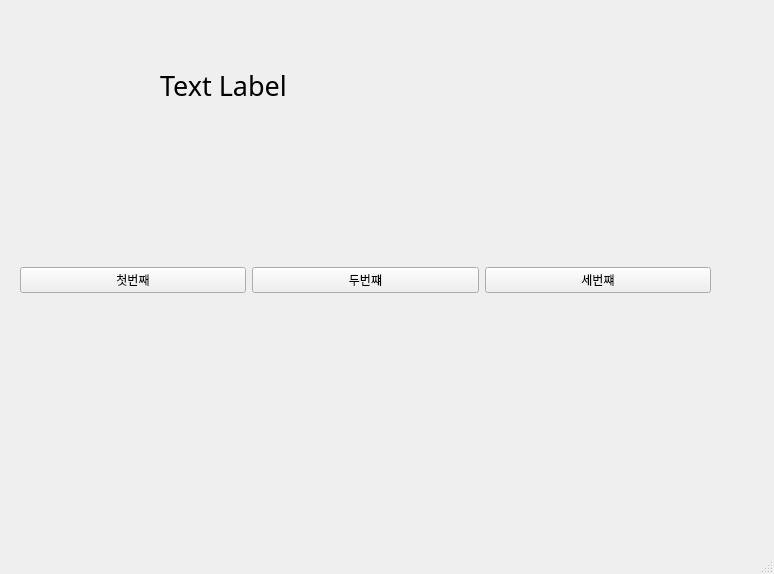
<?xml version="1.0" encoding="UTF-8"?>
<ui version="4.0">
 <class>MainWindow</class>
 <widget class="QMainWindow" name="MainWindow">
  <property name="geometry">
   <rect>
    <x>0</x>
    <y>0</y>
    <width>774</width>
    <height>574</height>
   </rect>
  </property>
  <property name="windowTitle">
   <string>MainWindow</string>
  </property>
  <widget class="QWidget" name="centralwidget">
   <widget class="QWidget" name="horizontalLayoutWidget">
    <property name="geometry">
     <rect>
      <x>20</x>
      <y>220</y>
      <width>691</width>
      <height>121</height>
     </rect>
    </property>
    <layout class="QHBoxLayout" name="horizontalLayout">
     <item>
      <widget class="QPushButton" name="pushButton_2">
       <property name="text">
        <string>첫번째</string>
       </property>
      </widget>
     </item>
     <item>
      <widget class="QPushButton" name="pushButton_3">
       <property name="text">
        <string>두번쨰</string>
       </property>
      </widget>
     </item>
     <item>
      <widget class="QPushButton" name="pushButton">
       <property name="text">
        <string>세번쨰</string>
       </property>
      </widget>
     </item>
    </layout>
   </widget>
   <widget class="QLabel" name="label">
    <property name="geometry">
     <rect>
      <x>160</x>
      <y>30</y>
      <width>211</width>
      <height>111</height>
     </rect>
    </property>
    <property name="font">
     <font>
      <family>맑은 고딕</family>
      <pointsize>20</pointsize>
     </font>
    </property>
    <property name="text">
     <string>Text Label</string>
    </property>
   </widget>
  </widget>
  <widget class="QMenuBar" name="menubar">
   <property name="geometry">
    <rect>
     <x>0</x>
     <y>0</y>
     <width>774</width>
     <height>21</height>
    </rect>
   </property>
  </widget>
  <widget class="QStatusBar" name="statusbar"/>
 </widget>
 <resources/>
 <connections>
  <connection>
   <sender>pushButton_2</sender>
   <signal>clicked()</signal>
   <receiver>MainWindow</receiver>
   <slot>firstClick()</slot>
   <hints>
    <hint type="sourcelabel">
     <x>105</x>
     <y>303</y>
    </hint>
    <hint type="destinationlabel">
     <x>200</x>
     <y>322</y>
    </hint>
   </hints>
  </connection>
  <connection>
   <sender>pushButton_3</sender>
   <signal>clicked()</signal>
   <receiver>MainWindow</receiver>
   <slot>secondClick()</slot>
   <hints>
    <hint type="sourcelabel">
     <x>371</x>
     <y>311</y>
    </hint>
    <hint type="destinationlabel">
     <x>434</x>
     <y>320</y>
    </hint>
   </hints>
  </connection>
  <connection>
   <sender>pushButton</sender>
   <signal>clicked()</signal>
   <receiver>MainWindow</receiver>
   <slot>thirdClick()</slot>
   <hints>
    <hint type="sourcelabel">
     <x>564</x>
     <y>299</y>
    </hint>
    <hint type="destinationlabel">
     <x>632</x>
     <y>324</y>
    </hint>
   </hints>
  </connection>
 </connections>
 <slots>
  <slot>firstClick()</slot>
  <slot>secondClick()</slot>
  <slot>thirdClick()</slot>
 </slots>
</ui>
